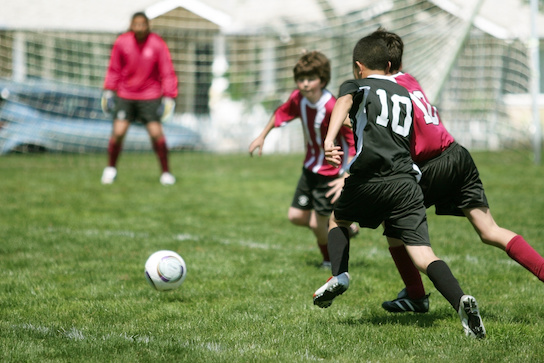
#> input picture Basic Image Operations/players.jpg, 544 x 363 px, found by its file name
$ python template_matching.py
#> lines starting #> are read from the running program, lines starting #| are printed output that depends on the picture; long printed decimals are rounded; pictures that were not available may be replaced by others from this repository, and a replacement may not be noted
import cv2

frame = cv2.imread("players.jpg", 0)
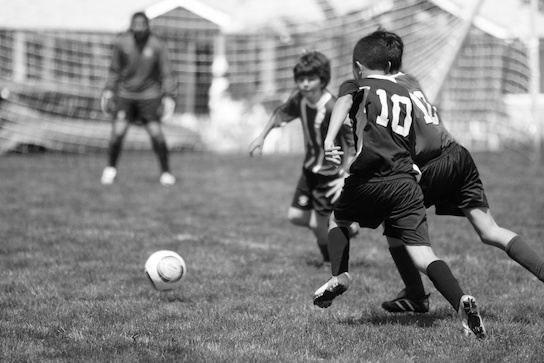
#> frame: shape (363, 544); min 0, max 255, mean 131.5
template = cv2.imread("template.jpg", 0)
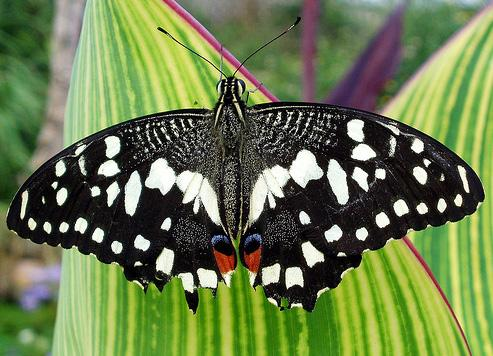
#> input picture Basic Image Operations/butterfly.jpg, 493 x 356 px, given in place of template.jpg, which was not available
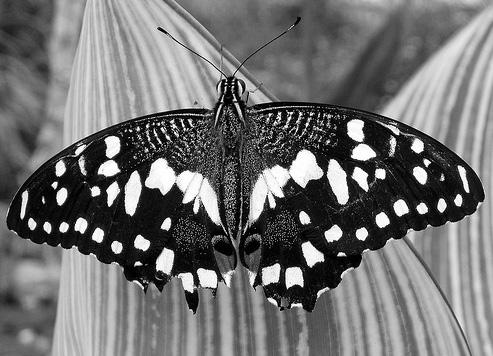
#> template: shape (356, 493); min 0, max 255, mean 113.3

cv2.imshow("Frame", frame)
cv2.imshow("Template", template)

# perform template matching
result = cv2.matchTemplate(frame, template, cv2.TM_CCOEFF_NORMED)

# find intensity and coordinates of points with lowest and highest intensity
min_val, max_val, min_loc, max_loc = cv2.minMaxLoc(result)
#> min_val = 0.0458; max_val = 0.0853; min_loc = (40, 2); max_loc = (1, 0)
print(max_val, max_val)
#| 0.08528 0.08528
# highlight brightest spot on image
cv2.circle(result, max_loc, 15, 255, 2)
cv2.imshow("Matching", result)

cv2.waitKey(0)
cv2.destroyAllWindows()
